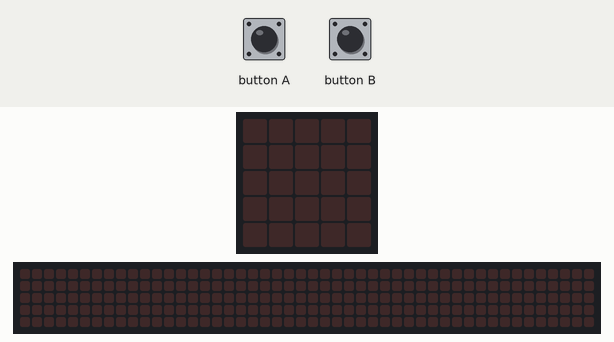
Simulated run of this program. Board: BBC micro:bit (MakeCode). Shown: the board's 5×5 LED display, a strip that is not on the board, showing the scrolling text unrolled. Inputs (shaded band) come from the test bench. Random numbers come from a fixed seed; the 48×5 strip is a reading aid, not a part: it shows the text the display is scrolling, unrolled, one strip-width of it at a time.

Above: at 1.2 s.
1.3 s: button A pressed for 0.15 s
At 2.0 s:
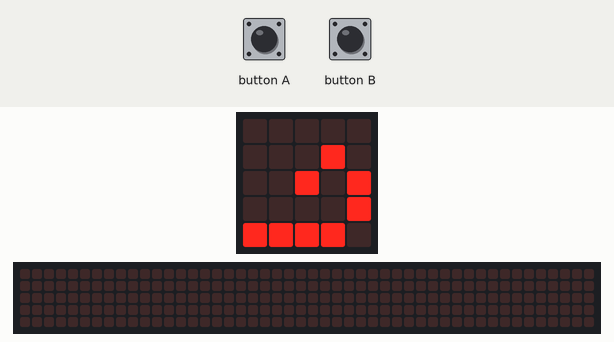
4.3 s: button B pressed for 0.15 s
At 7.1 s:
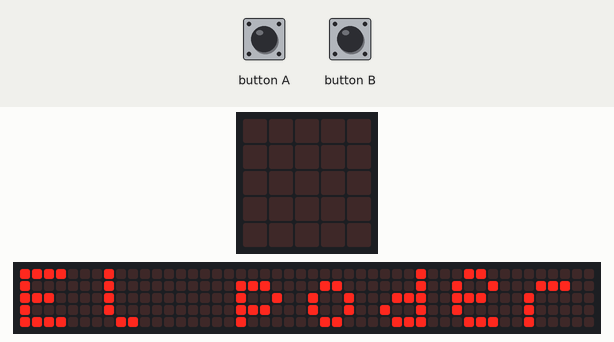
At 15.32 s:
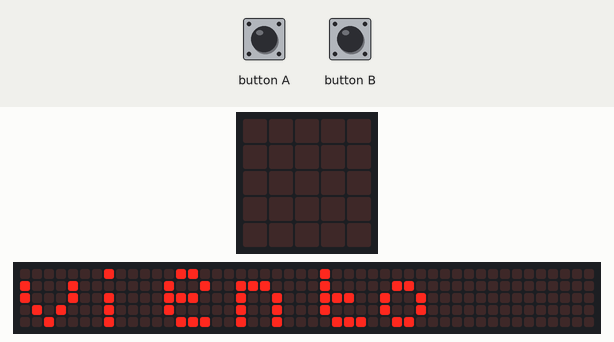

Measured:
- after the input at 1.3 s, the display: changes after 0.15 s (image 1)
- after the input at 4.3 s, the display: changes after 0.15 s (image 2)
- what the display in image 1 shows lasts 1.4 s, from 1.5 s to 2.9 s
- what the display in image 2 shows lasts 0.6 s, from 6.7 s to 7.3 s

The program:

main.ts
```typescript
let a_presionado = 0
let Tipo_de_podedes = 0
input.onButtonPressed(Button.A, function () {
    a_presionado = 1
    Tipo_de_podedes = randint(1, 4)
    if (Tipo_de_podedes == 1) {
        basic.showLeds(`
            . . # # .
            # . . . .
            . . # . .
            . # # # .
            # # # . #
            `)
    } else if (Tipo_de_podedes == 2) {
        basic.showLeds(`
            . . . . .
            . . . # .
            . . # . #
            . . . . #
            # # # # .
            `)
    } else if (Tipo_de_podedes == 3) {
        basic.showLeds(`
            . # . # .
            # . # . #
            # . # . #
            # . # . #
            . # # # .
            `)
    } else {
        basic.showLeds(`
            . . # . .
            . # . . .
            # . # # #
            . . . . .
            . . . . .
            `)
    }
    basic.pause(1000)
    basic.clearScreen()
})
input.onButtonPressed(Button.B, function () {
    if (a_presionado == 1) {
        basic.showString("El poder de")
        if (Tipo_de_podedes == 1) {
            basic.showString("fuego")
        } else if (Tipo_de_podedes == 2) {
            basic.showString("viento")
        } else if (Tipo_de_podedes == 3) {
            basic.showString("escudo")
        } else {
            basic.showString("agua")
        }
    }
    a_presionado = 0
})
```

test.ts
```typescript
// aquí va el archivo "tests"; esto no se compilará cuando este paquete se utilice como una extensión.
```
